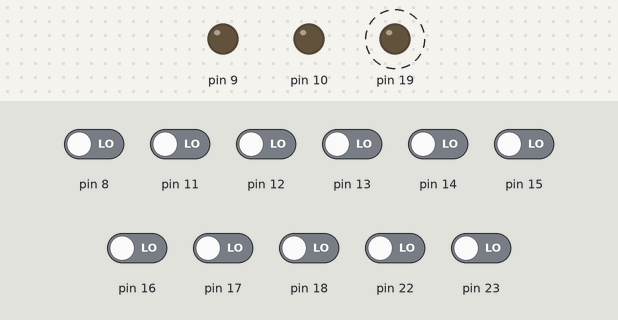
The sketch below on a simulated Arduino Uno, built with avr-gcc and run on an emulated ATmega328P. Shown: output pins drawn as LEDs (lit = HIGH). Dashed ring = blinking. The inputs (shaded band) are chosen by the test bench; at power-on: pin 8, pin 11–18, pin 22, pin 23 LOW.

Above: at 2.8 s.
2.9 s: pin 12 driven HIGH
At 3.8 s:
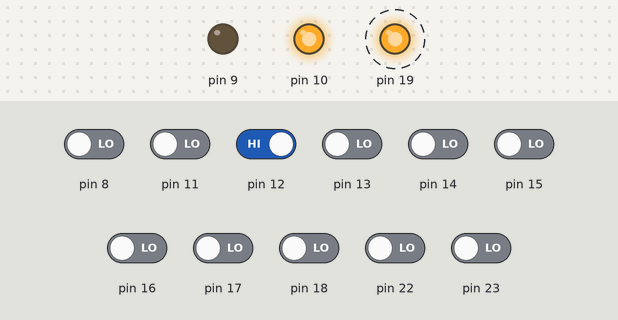
7.0 s: pin 18 driven HIGH
At 7.8 s:
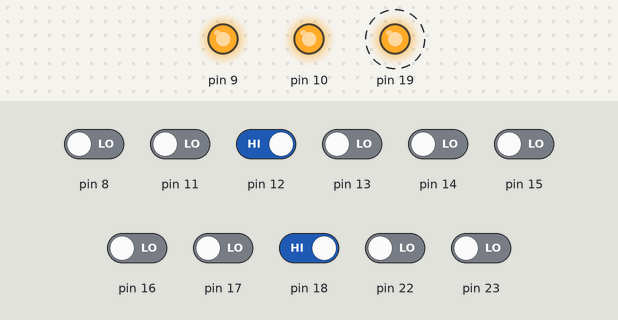
11.1 s: pin 12 driven LOW
At 13.8 s:
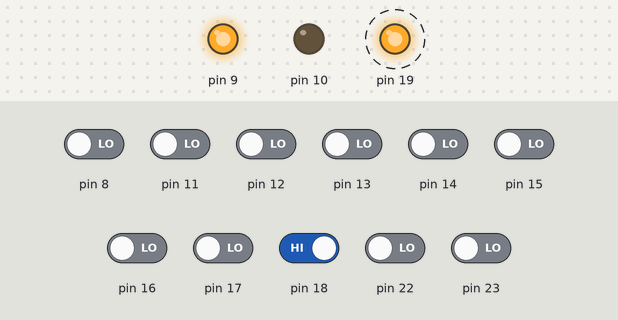
15.2 s: pin 18 driven LOW
At 17.8 s:
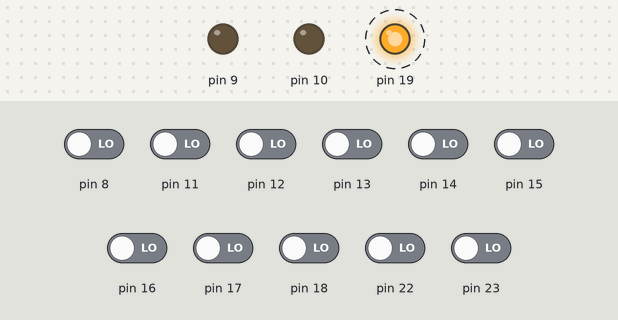
Timing chart, 0 to 20.3 s (numbered marks = the images above; inputs shaded):
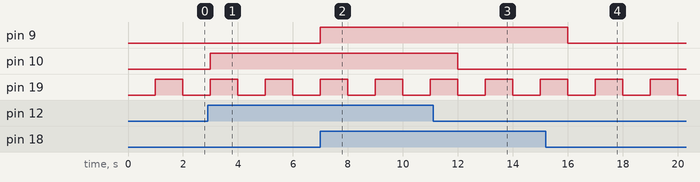

The sketch:

05_LEDs_other_brd.ino
```cpp
typedef struct {
	unsigned b0   : 1;
	unsigned b1   : 1;
	unsigned b2   : 1;
	unsigned b3   : 1;
	unsigned SDA  : 1;
	unsigned SCL  : 1;
	unsigned b6   : 1;
	unsigned b7   : 1;
} c_bf; // c registar BF

typedef struct {
  unsigned b0   : 1;
  unsigned led0 : 1;
  unsigned led1 : 1;
  unsigned MOSI : 1;
  unsigned MISO : 1;
  unsigned b5   : 1;
  unsigned b6   : 1;
  unsigned b7   : 1;
} b_bf; // b registar BF


#define portc (*((volatile c_bf*)(&PORTC)))
#define ddrc (*((volatile c_bf*)(&DDRC)))
#define pinc (*((volatile c_bf*)(&PINC)))

#define portb (*((volatile b_bf*)(&PORTB)))
#define ddrb (*((volatile b_bf*)(&DDRB)))
#define pinb (*((volatile b_bf*)(&PINB)))


void setup() {
  Serial.begin(115200);
  // c5 output c4 input
	ddrc.SCL = 1;
  ddrc.SDA = 0;

  // led 0 & led 1 otputs
  ddrb.led0 = 1;
  ddrb.led1 = 1;
}

void loop() {
	static uint8_t x = 0;

	//TODO x[0] -> SCL -> jumper cable -> SDA -> LED0
	portc.SCL = x & 1;        // u scl upisujemo nulti bit x
  portb.led0 = pinc.SDA;    // u led 0 upisujemo ucitanu vrednost sa SDA

	//TODO x[1] -> MOSI -> jumper cable -> MISO -> LED1
	portb.MOSI = x>>1 & 1;    // u mosi upisujemo prvi bit x
  portb.led1 = pinb.MISO;   // u led 1 upisujemo ucitanu vrednost sa MISO

	x++;
	delay(1000); // [ms]
}
```

Measured:
- after the input at 2.9 s, pin 10: LOW → HIGH after 0.10 s
- after the input at 7.0 s, pin 9: LOW → HIGH at once
- after the input at 11.1 s, pin 10: HIGH → LOW after 0.90 s
- after the input at 15.2 s, pin 9: HIGH → LOW after 0.80 s
- by itself, pin 19: alternates HIGH for 1.0 s and LOW for 1.0 s
